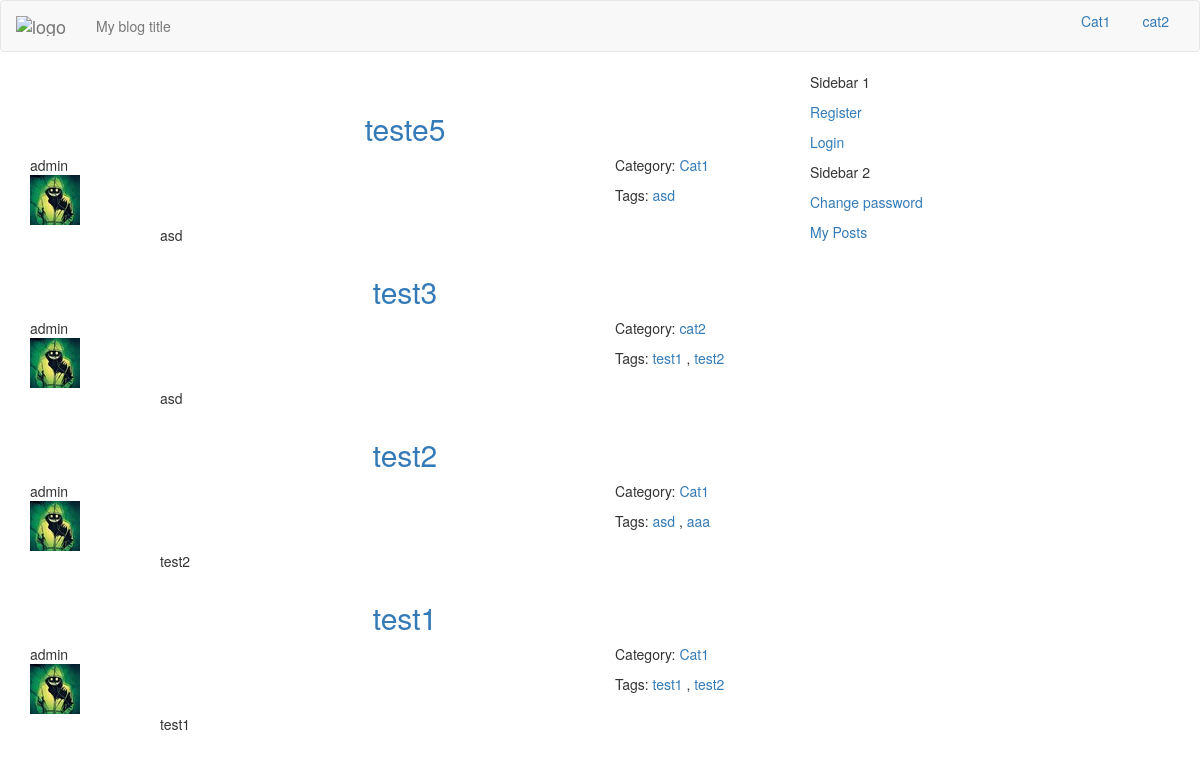
Before: / with the older database file.
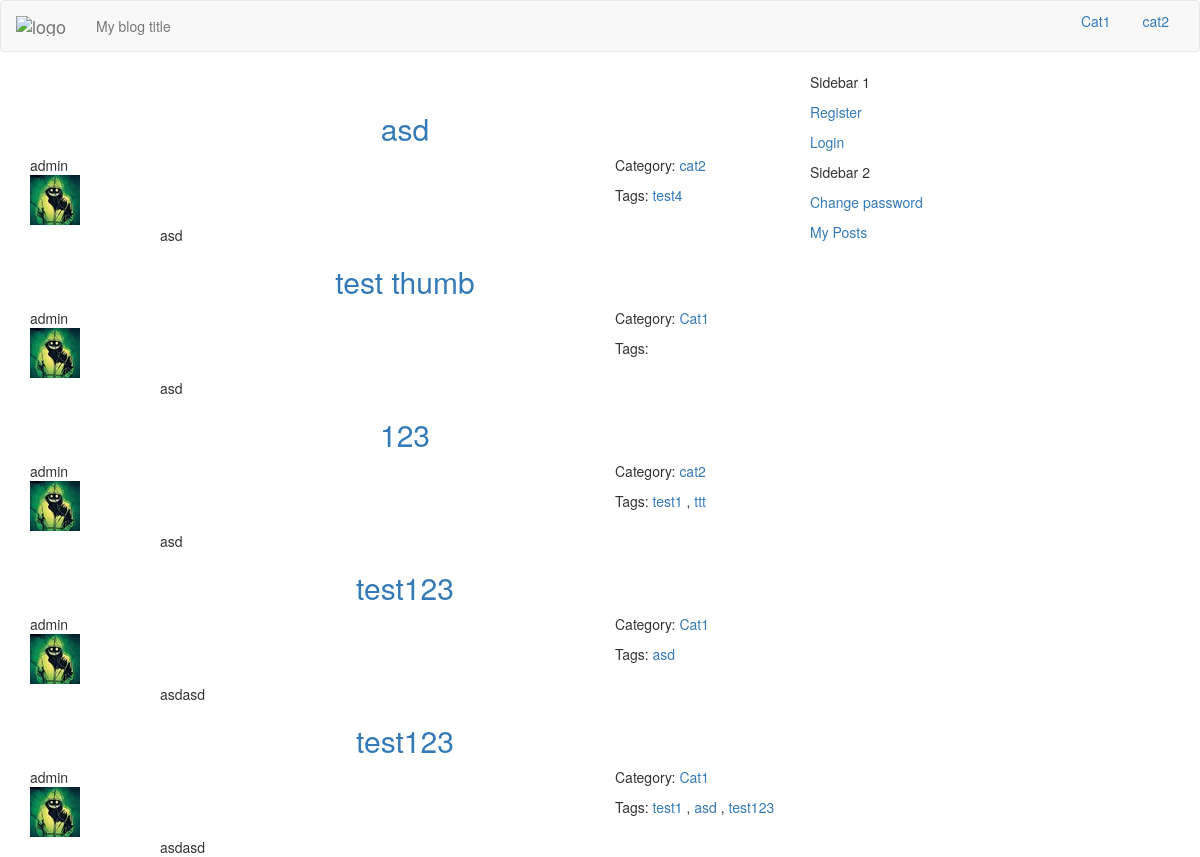
After: the same page with the newer database file.
### blog/models.py (models this page shows, shortened)
class Category(models.Model):
    index_together = [
    ["id","name", "order", "slug"],
    ]
    name = models.CharField(max_length=30, unique=True)
    description = models.TextField(max_length=250)
    slug = models.SlugField("URL",blank=True, max_length=150)
    order = models.SmallIntegerField(blank=True, default=1)
    class Meta:
        verbose_name_plural = "categories"
    def __str__(self):
        return self.name

class Post(models.Model):
    index_together = [
    ["title", "description", "post_thumbnail", "author", "category",
     "url", "published", "status","main_tag"],
    ]
    title = models.CharField(max_length=150)
    description = models.CharField(max_length=150)
    text = models.TextField()
    today = datetime.date.today()
    post_image = models.ImageField(upload_to =
                        str(today.year)+'/'
                        +str(today.month)+'/'+str(today.day)+'/', blank=True)
    post_image.short_description = 'Image'
    """post_thumbnail = ImageSpecField(source='post_image',
                                processors=[ResizeToFit(640, 480)],
                                format='JPEG',
                                options={'quality': 85})"""
    def get_image(self):
        return mark_safe('<img src="%s" class ="img-responsive center-block"/>'\
                         % (self.post_thumbnail.url))
    get_image.short_description = 'Thumbnail'
    created = models.DateTimeField(auto_now_add=True)
    edited = models.DateTimeField(auto_now=True)
    published = models.DateTimeField(default=timezone.now)
    author = models.ForeignKey(settings.AUTH_USER_MODEL,
                               default = 1,
                               on_delete=models.SET_DEFAULT) ###
    category = models.ForeignKey('Category')
    tags = models.ManyToManyField('Tag',
                                        related_name='posts',
                                        related_query_name='tag',
                                        blank=True)
    main_tag = models.CharField(max_length=33, blank=True)
    url = models.SlugField(blank=True)
    STATUS = (
                ("D", "Draft"),
                ("P","Published"),
    )
    status = models.CharField(max_length=1, choices=STATUS, default="D")
    class Meta:
        ordering = ['-published']
        verbose_name_plural = "posts"
    def get_absolute_url(self):
        cat_url = slugify(self.main_tag)
        post_url = slugify(self.title)
        return "/%s/%s-%i/" % (cat_url, self.url, self.id)
    def get_tags_list(self):
        return self.tags.all()

class myUser(AbstractBaseUser):
    index_together = [
    ["id", "username", "avatar"],
    ]
    username = models.CharField("Username", max_length=30,
                                blank=False,
                                unique=True)
    avatar = ProcessedImageField(upload_to='avatars',
                                 processors=[ResizeToFit(50, 50)],
                                 format='JPEG',
                                 options={'quality': 90}, blank=True)
    email = models.EmailField(unique=True, blank=False)
    is_active = models.BooleanField("Is active", default=True)
    is_it_staff = models.BooleanField("Is stuff", default=False)
    is_it_superuser = models.BooleanField("Is admin", default=False)
    moderated = models.BooleanField("Moderated", default=True)
    last_login = models.DateTimeField(auto_now=True)
    date_joined = models.DateTimeField(auto_now_add=True)
    REQUIRED_FIELDS = ['email',]
    USERNAME_FIELD = 'username'
    objects = MyUserManager()
    def get_avatar(self):
        return mark_safe('<img src="%s" class ="img-responsive"/>'\
                         % (self.avatar.url))
    get_avatar.short_description = 'Current avatar'
    def __str__(self):
        return self.username.lower()
    class Meta:
        verbose_name_plural = "users"

class Tag(models.Model):
    name = models.CharField(max_length=30, unique=True)
    url = models.CharField(max_length=30, unique=True, blank=True, null=True)
    class Meta:
        verbose_name_plural = "tags"
    def __str__(self):
        return self.name

### blog/views.py (the view)
# urls.py: url(r'^$', views.list, name='list'),
def list(request, category=None, tag=None, pop=None):
    context = {}
    if request.is_ajax() == True :
        template = 'list_ajax.html'
    else:
        template = 'list.html'
    if tag:
        post_list= Post.objects.select_related("author", "category")\
            .prefetch_related('tags').filter(tags__url=tag)\
            .filter(status="P")#.order_by('-published')
        cat = Tag.objects.get(url=tag)      # переписать
        context['tag'] = cat
        if category:
            post_list = post_list.filter(category__slug=category)
            context['category'] = category
    else:
        if category:
            post_list= Post.objects.select_related("author", "category")\
                .prefetch_related('tags').filter(category__slug=category)\
                .filter(status="P")
        else:
            post_list = Post.objects.select_related("author", "category")\
                .prefetch_related('tags').filter(status="P")#.order_by('-published')
    paginator = Paginator(post_list, 5)
    page = request.GET.get('page')
    try:
        posts = paginator.page(page)
    except PageNotAnInteger:
        posts = paginator.page(1)
    except EmptyPage:
        return HttpResponse('')
    context['posts'] = posts
    context['cat_list'] = cat_list
    context['page'] = page
    return render(request, template, context )

### blog/templatetags/post_header.py (called while the page is built)
@register.inclusion_tag('partials/post_header.html', takes_context=True)
def post_header(context):
    return {
    'post': context['post'],
    }

### templates/list.html (shortened to what this page needs)
{% extends "index.html" %}
{% block content %}
{% include "list_ajax.html" %}
{% endblock %}

### templates/index.html (shortened to what this page needs)
{% load staticfiles %}
{% load compress %}
<!DOCTYPE html>
<html>
<head>
    {% compress css %}
    <link rel="stylesheet" href="/static/css/backtotop.css" type="text/css">
    <link rel="stylesheet" href="/static/css/bootstrap.min.css" type="text/css" />
    <link rel="stylesheet" href="/static/css/custom.css" type="text/css" />
    <link rel="stylesheet" href="/static/css/summernote.css" rel="stylesheet">
    <link rel="stylesheet" href="/static/css/django_summernote.css" rel="stylesheet">
    <link rel="stylesheet" href="/static/css/django_summernote_inplace.css" rel="stylesheet">
    <link rel="stylesheet" href="/static/css/blueimp-gallery.min.css" type="text/css">
    <link rel="stylesheet" href="/static/css/tagmanager.css" type="text/css">
    {% endcompress %}
</head>
<body>
  <div class="navbar navbar-default">
    <div class="container-fluid">
      <div class="navbar-header">
        <a class="navbar-brand ajax-menu" url=""
        href="/">
          <img alt="logo" src="#" /></a>
        <p class="navbar-text">
          My blog title
        </p>
      </div>
      <ul class="nav nav-pills pull-right">
        {% for cat in cat_list %}
          {% if category and cat|slugify == category %}
            <li role="presentation" class="active">
            <a href="{{ request.scheme }}://{{ request.get_host }}?{{ cat|slugify }}"
             url = "{{cat|slugify}}" class="ajax-menu menu" id="{{cat|slugify}}">
              {{ cat }}</a></li>
          {% else %}
            <li role="presentation">
            <a href="{{ request.scheme }}://{{ request.get_host }}?{{ cat|slugify }}"
            url = "{{cat|slugify}}"  class="ajax-menu menu" id="{{cat|slugify}}">
              {{ cat }}</a></li>
          {% endif %}
        {% endfor %}
      </ul>
    </div>
  </div>
<div class="container">
<div class="row">
  <div class="col-md-4 pull-right sidebar">
    <div class="sidebar1">
      <p>
        Sidebar 1<br />
      {% if user.is_authenticated %}
        <p><a href="{% url 'dashboard' %}" single_page
          url = "dashboard" class="ajax-menu">
          {{ user.username }}
                              {% if user.avatar %}
                              {{ user.get_avatar}}
                              {% endif %}</a></p>
        <p><a href="{% url 'add_post' %}" single_page
          url = "add-post" class="ajax-menu">Add Post</a></p>
        <p><a href="{% url 'logout' %}">Logout</a></p>
      {% else %}
        <p><a href="{% url 'signup' %}">Register</a></p>
        <p><a href="{% url 'login' %}">Login</a></p>
      {% endif %}
      </p>
    </div>
    <div class="sidebar2">
      <p>
        Sidebar 2<br />
        <p><a href="{% url 'password_change' %}">Change password</a></p>
        <p><a href="{% url 'my_posts' %}">My Posts</a></p>
      </p>
    </div>
  </div>
<div class="col-md-8 main">
<div class="content">
  <div class="posts">
  {% block content %}
  {% endblock %}
  </div>
</div>
</div>
</div>
</div>
</body>
</html>

### templates/list_ajax.html (shortened to what this page needs)
{% load post_header %}
{% load imagekit %}
{% autoescape off %}
{% for post in posts %}
  <div class="post">
    <a href="{{ post.get_absolute_url }}" class="center-block
     post-title">
      <h2 class="text-center center-block">
      {{ post.title }}</h2></a>
  {% post_header %}
    <div class="row">
    <div class="post-description col-md-8 col-md-offset-2">
    {% if post.description %}
      {{ post.description }}
    {% endif %}
    </div>
    </div>
  </div>
{% empty %}
<div class="post">
    <h3>No posts in this category yet...</h3>
</div>
{% endfor %}
{% endautoescape %}

### templates/partials/post_header.html
<div class="row post_header">
  <div class="col-md-3 pull-left">
    <div class="post-author">
      <div class="author-name">
        {{ post.author }}
      </div>
      <div class="author-avatar">
        {% if post.author.avatar %}
        {{ post.author.get_avatar }}
        {% else %}
        <img src="/static/img/avatar.jpg" class ="img-avatar"/>
        {% endif %}
      </div>
    </div>
  </div>
  <div class="col-md-3 col-md-offset-6">
    <div class="post_category">
      <p>
        Category: <a href="cat/{{ post.category }}"
          class="post-category ajax-menu"
          url = "cat/{{ post.category }}">
           {{ post.category }}</a>
      </p>
      {% if post.get_tags_list %}<p>
        Tags:
        {% for tag in post.get_tags_list %}
        <a href="/{{ tag.url }}" class="ajax-menu"
        url = "{{ tag.url }}">{{ tag}}</a>
        {% if not forloop.last %},{% endif %}
        {% endfor %}
      </p>
      {% endif %}
    </div>
  </div>
</div>

Changed rows visible on the page:
no longer on this page (row unchanged): Post: title "teste5", author "admin", category "Cat1", description "asd", Tag (name "asd")
no longer on this page (row unchanged): Post: title "test3", author "admin", category "cat2", description "asd", Tag (name "test1")
no longer on this page (row unchanged): Tag: name "test2"
no longer on this page (row unchanged): Post: title "test2", author "admin", category "Cat1", description "test2", Tag (name "asd")
no longer on this page (row unchanged): Tag: name "aaa", shown under "test2"
no longer on this page (row unchanged): Post: title "test1", author "admin", category "Cat1", description "test1", Tag (name "test1")
added Post: title "asd", author "admin", category "cat2", description "asd"
now on this page (row unchanged): Tag: name "test4", shown under "asd"
added Post: title "test thumb", author "admin", category "Cat1", description "asd"
added Post: title "123", author "admin", category "cat2", description "asd", Tag (name "test1")
added Tag: name "ttt", shown under "123"
added Post: title "test123", author "admin", category "Cat1", description "asdasd", Tag (name "asd")
added Post: title "test123", author "admin", category "Cat1", description "asdasd", Tag (name "test1"), Tag (name "asd")
added Tag: name "test123"
